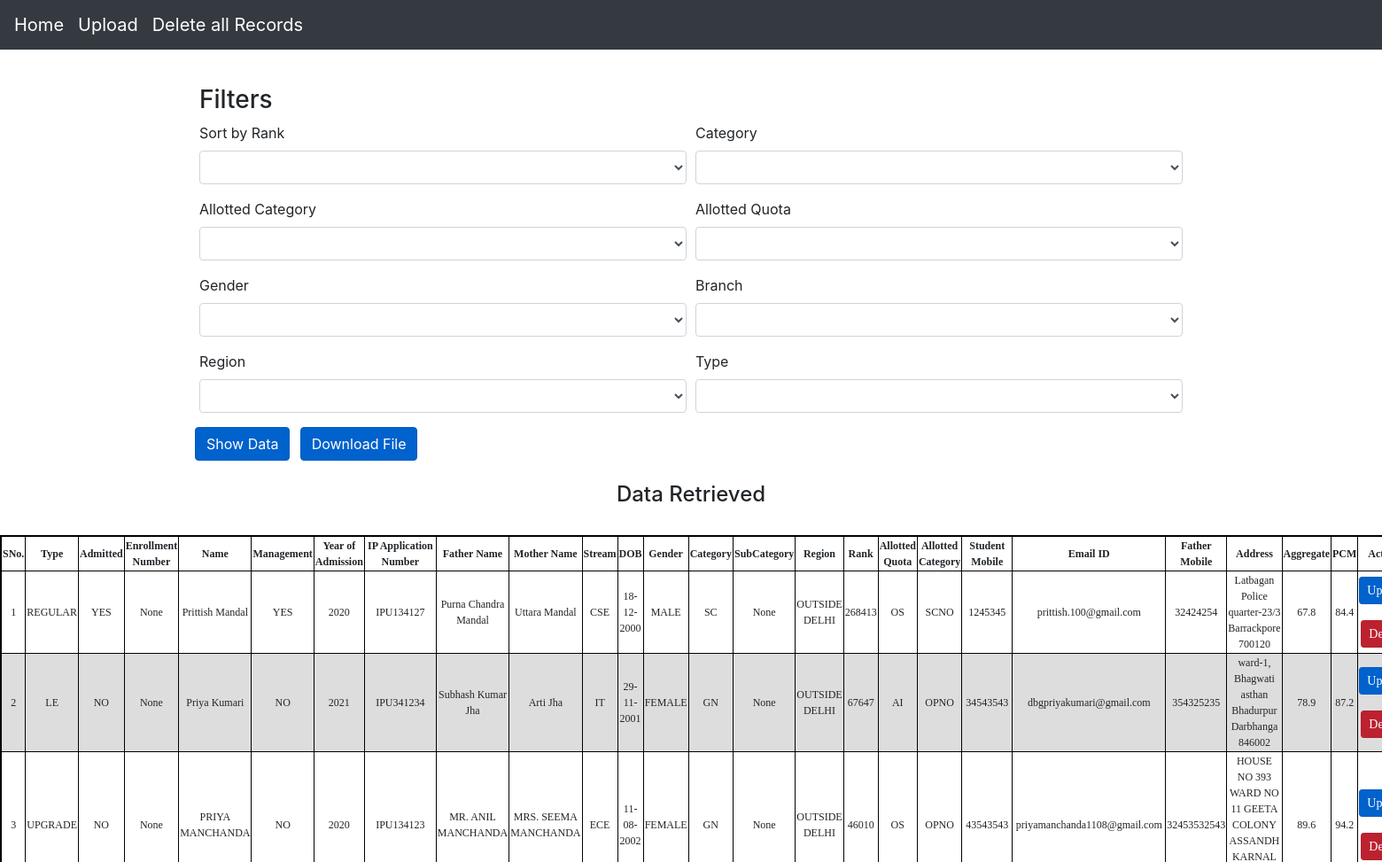
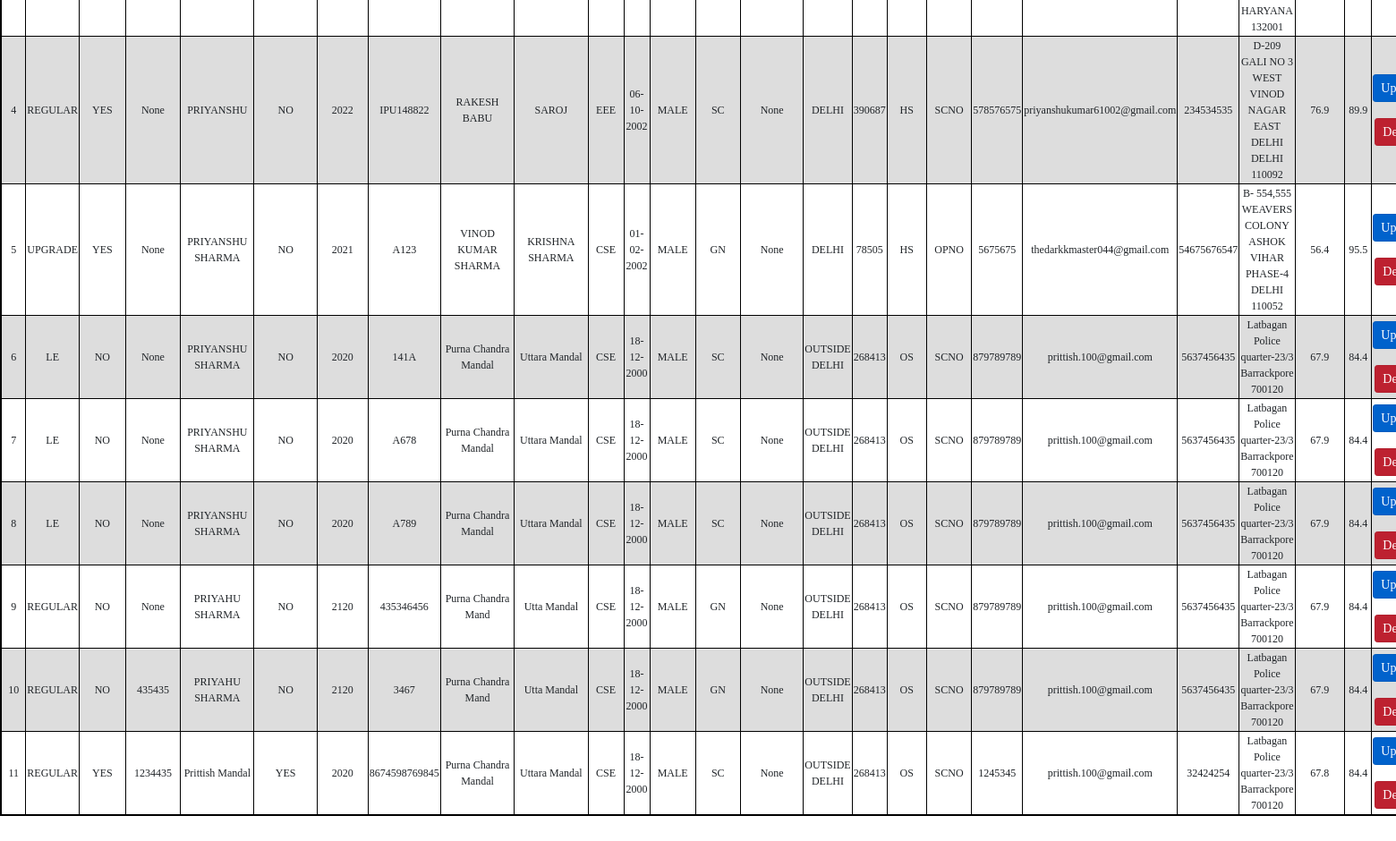
The page / on the database its author committed (2 pictures, top to bottom).
### app/models.py (models this page shows, shortened)
class sample(models.Model):
    type = models.CharField(max_length=10, choices= typechoices ,default='Regular')
    admitted = models.CharField(max_length=50, default= '',null= True)
    enrollmentno = models.IntegerField(null = True, default = None , blank=True, unique = True)
    name = models.CharField(max_length=100, default=False)
    management = models.CharField(max_length=50, default = '', null= True)
    yearofadmission = models.DateTimeField(default=False)
    appno = models.CharField(default= "", max_length=200, unique= True)
    Fname = models.CharField(max_length=200, default=False)
    Mname = models.CharField(max_length=200, default=False)
    stream = models.CharField(max_length=200, choices= streamchoices,default=False)
    DOB = models.DateField(default=False)
    gender = models.CharField(max_length=50,choices= genderchoices ,default=False)
    category = models.CharField(max_length=5,choices= categorychoices ,default=False)
    subcategory = models.CharField(max_length=10, choices= subcategorychoices ,default=False)
    region = models.CharField(max_length=50,choices= regionchoices ,default=False)
    rank = models.IntegerField(null = True, default=None , blank=True)
    allottedquota = models.CharField(max_length=10,choices= allotedquotachoices, default=False)
    allottedcategory = models.CharField(max_length=10,choices= allottedcategorychoices, default=False)
    studentmobile = models.IntegerField(null = True, default=None , blank=True)
    emailid = models.EmailField(max_length=200, default='')
    fathermobile = models.IntegerField(null = True, default=None , blank=True)
    address = models.CharField(max_length=200, default=False)
    aggregate = models.FloatField(null = True, default=None , blank=True)
    pcm = models.FloatField(null = True, default=None , blank=True)
    def yearpub(self):
        return self.yearofadmission.strftime('%Y')
    def dateofbirth(self):
        return self.DOB.strftime('%d-%m-%Y')
    def admitted_yn(self):
        if (self.admitted == "YES"):
            return "YES"
        else:
            return "NO"
    def management_yn(self):
        if (self.management == "YES"):
            return "YES"
        else:
            return "NO"

### app/views.py (the view)
# urls.py: path('', views.filter, name = "filter"),
def filter(request):
    smp = sample.objects.all()
    if (smp.count() < 0):
        return redirect('app:upload')
    else:
        if request.method == "POST":
            srt = request.POST.get('sort')
            cat = request.POST.get('category')
            gen = request.POST.get('gender')
            br = request.POST.get('branch')
            re = request.POST.get('region')
            ty = request.POST.get('type')
            alq = request.POST.get('aq')
            alc = request.POST.get('ac')
            if is_valid_query(srt):
                if (srt == 'Increasing Order'):
                    smp = smp.order_by('rank')
                elif (srt == 'Decreasing Order'):
                    smp = smp.order_by('-rank')
            if is_valid_query(cat):
                if (cat == 'General'):
                    smp = smp.filter(category = 'GN')
                elif (cat == 'OBC'):
                    smp = smp.filter(category = 'OBC')
                elif (cat == 'SC'):
                    smp = smp.filter(category = 'SC')
                elif (cat == 'ST'):
                    smp = smp.filter(category =  'ST')
                elif (cat == 'EWS'):
                    smp = smp.filter(category = 'EWS')
                elif (cat == 'AICTE'):
                    smp = smp.filter(category = 'AICTE')
            if is_valid_query(gen):
                if (gen == 'Male'):
                    smp = smp.filter(gender = 'MALE')
                elif (gen == 'Female'):
                    smp = smp.filter(gender = 'FEMALE')
                elif (gen == 'Other'):
                    smp = smp.filter(gender = 'OTHER')
            if is_valid_query(br):
                if (br == 'CSE'):
                    smp = smp.filter(stream = 'CSE')
                elif (br == 'IT'):
                    smp = smp.filter(stream = 'IT')
                elif (br == 'ECE'):
                    smp = smp.filter(stream = 'ECE')
                elif (br == 'EEE'):
                    smp = smp.filter(stream = 'EEE')
            if is_valid_query(re):
                if (re == 'Outside Delhi'):
                    smp = smp.filter(region = 'OUTSIDE DELHI')
                elif (re == 'Delhi'):
                    smp = smp.filter(region = 'DELHI')
            if is_valid_query(ty):
                if (ty == 'Regular'):
                    smp = smp.filter(type = 'REGULAR')
                elif (ty == 'Upgraded Student'):
                    smp = smp.filter(type = 'UPGRADE')
                elif (ty == 'Lateral Entry'):
                    smp = smp.filter(type = 'LE')
                elif (ty == 'Management Student'):
                    smp = smp.filter(management = 'YES')
                elif (ty == 'Non-Management Student'):
                    smp = smp.filter(management = 'NO')
            if is_valid_query(alq):
                if (alq == 'HS'):
                    smp = smp.filter(allottedquota = "HS")
                elif (alq == 'OS'):
                    smp = smp.filter(allottedquota = "OS")
                elif (alq == 'AI'):
                    smp = smp.filter(allottedquota = "AI")
            if is_valid_query(alc):
                if (alc == 'OPNO'):
                    smp = smp.filter(allottedcategory = "OPNO")
                elif (alc == 'SCNO'):
                    smp = smp.filter(allottedcategory = "SCNO")
                elif (alc == 'NODF'):
                    smp = smp.filter(allottedcategory = "NODF")
    context = {
        "smp" : smp
    }
    return render(request, "app/home.html", context)

### app/templates/app/home.html (shortened to what this page needs)
<!doctype html>
<html lang="en">
  <head>
    <link rel="stylesheet" href="https://cdn.jsdelivr.net/npm/bootstrap@4.3.1/dist/css/bootstrap.min.css">
  </head>
  <body>
    <nav class="navbar navbar-expand-md navbar-dark bg-dark fixed-top">
  <a class="navbar-brand" href="{% url 'app:filter' %}">Home</a>
  <a class="navbar-brand" href="{% url 'app:upload_new' %}">Upload</a>
  <a class="navbar-brand" href="{% url 'app:deleteall' %}">Delete all Records</a>
</nav>
    <br>
    </head>
    <body>
    <br>
<br><br>
<main role="main" class="container">
  <div>
        <h3>Filters</h3>
            <form onsubmit="saveformdata(event)" action="{% url 'app:filter' %}" method="post" id = "data">
                  <div class="form-row">
                    <div class="form-group col-md-6">
                      <label for="inputState">Sort by Rank</label>
                      <select id="order_f" class="form-control" name="sort" onchange="savedata(this)">
                      </select>
                    </div>
                      <div class="form-group col-md-6">
                        <label for="inputState">Category</label>
                        <select id = "cat_f" class="form-control" name="category" onchange="savedata(this)">
                        </select>
                      </div>
                      <div class="form-group col-md-6">
                        <label for="inputState">Allotted Category</label>
                        <select id="ac" class="form-control" name="ac" onchange="savedata(this)">
                        </select>
                      </div>
                      <div class="form-group col-md-6">
                        <label for="inputState">Allotted Quota</label>
                        <select id="aq" class="form-control" name="aq" onchange="savedata(this)">
                        </select>
                      </div>
                      <div class="form-group col-md-6">
                        <label for="inputState">Gender</label>
                        <select id="gender_f" class="form-control" name="gender" onchange="savedata(this)">
                        </select>
                      </div>
                      <div class="form-group col-md-6">
                        <label for="inputState">Branch</label>
                        <select id="branch_f" class="form-control" name="branch" onchange="savedata(this)">
                        </select>
                      </div>
                      <div class="form-group col-md-6">
                        <label for="inputState">Region</label>
                        <select id="region_f" class="form-control" name="region" onchange="savedata(this)">
                        </select>
                      </div>
                      <div class="form-group col-md-6">
                        <label for="inputState">Type</label>
                        <select id="type_f" class="form-control" name="type" onchange="savedata(this)">
                        </select>
                      </div>
                      <button type="submit" class="btn btn-primary btn-primary active" style="text-align: center;">Show Data</button>
                      <button onclick="download()" id="downbutton" class="btn btn-primary active" style="position:relative; left: 1%;">Download File</button>
                  <br>
            </form>
          </div>
</main>
      {% if smp %}
        <br>
        <h4 style="text-align: center; ">Data Retrieved</h4>
        <br>
        <table border="1" style="border:2px solid black;margin-left:auto;margin-right:auto;">
            <thead>
                <th>SNo.</th>
                <th>Type</th>
                <th>Admitted</th>
                <th>Enrollment Number</th>
                <th>Name</th>
                <th>Management</th>
                <th>Year of Admission</th>
                <th>IP Application Number</th>
                <th>Father Name</th>
                <th>Mother Name</th>
                <th>Stream</th>
                <th>DOB</th>
                <th>Gender</th>
                <th>Category</th>
                <th>SubCategory</th>
                <th>Region</th>
                <th>Rank</th>
                <th>Allotted Quota</th>
                <th>Allotted Category</th>
                <th>Student Mobile</th>
                <th>Email ID</th>
                <th>Father Mobile</th>
                <th>Address</th>
                <th>Aggregate</th>
                <th>PCM</th>
                <th>Actions</th>
            </thead>
            {% for k in smp  %}
            <tr>
                <td class="number">
                </td>
                <td>{{k.type}}</td>
                <td>{{k.admitted_yn}}</td>
                <td>{{k.enrollmentno}}</td>
                <td>{{k.name}}</td>
                <td>{{k.management_yn}}</td>
                <td>{{k.yearpub}}</td>
                <td>{{k.appno}}</td>
                <td>{{k.Fname}}</td>
                <td>{{k.Mname}}</td>
                <td>{{k.stream}}</td>
                <td>{{k.dateofbirth}}</td>
                <td>{{k.gender}}</td>
                <td>{{k.category}}</td>
                <td>{{k.subcategory}}</td>
                <td>{{k.region}}</td>
                <td>{{k.rank}}</td>
                <td>{{k.allottedquota}}</td>
                <td>{{k.allottedcategory}}</td>
                <td>{{k.studentmobile}}</td>
                <td>{{k.emailid}}</td>
                <td>{{k.fathermobile}}</td>
                <td>{{k.address}}</td>
                <td>{{k.aggregate}}</td>
                <td>{{k.pcm}}</td>
                <td> <div>
                  <a class="btn btn-primary btn-sm active" role="button" href="{% url 'app:update' k.id %}">Update</a>
                </div>
                <br>
                <div>
                  <a class="btn btn-sm btn-danger active" role="button" href="{% url 'app:delete' k.id %}">Delete</a>
                </div>
                </td>
            </tr>
            {% endfor %}
    </table>
    {% endif %}
    <br>
  </body>
<br><br>
</html>

### app/templates/app/home.html (style rules this page uses)
html,body { width:100%; }
table { font-family: Calibri; font-size:20px; border-collapse: collapse; padding: 13px; width: 36%; }
td, th { border: 0.1px solid black; text-align: Center; padding: -2px; font-size:12px; }
tr:nth-child(even) { background-color: #dddddd; }

### rows shown on the page
sample: type "REGULAR", admitted_yn "YES", enrollmentno "None", name "Prittish Mandal", management_yn "YES", yearpub "2020", appno "IPU134127", Fname "Purna Chandra Mandal", Mname "Uttara Mandal", stream "CSE", dateofbirth "18-12-2000", gender "MALE", category "SC", subcategory "None", region "OUTSIDE DELHI", rank "268413", allottedquota "OS", allottedcategory "SCNO", studentmobile "1245345", emailid "prittish.100@gmail.com", fathermobile "32424254", address "Latbagan Police quarter-23/3 Barrackpore 700120", aggregate "67.8", pcm "84.4"
sample: type "LE", admitted_yn "NO", enrollmentno "None", name "Priya Kumari", management_yn "NO", yearpub "2021", appno "IPU341234", Fname "Subhash Kumar Jha", Mname "Arti Jha", stream "IT", dateofbirth "29-11-2001", gender "FEMALE", category "GN", subcategory "None", region "OUTSIDE DELHI", rank "67647", allottedquota "AI", allottedcategory "OPNO", studentmobile "34543543", emailid "dbgpriyakumari@gmail.com", fathermobile "354325235", address "ward-1, Bhagwati asthan Bhadurpur Darbhanga 846002", aggregate "78.9", pcm "87.2"
sample: type "UPGRADE", admitted_yn "NO", enrollmentno "None", name "PRIYA MANCHANDA", management_yn "NO", yearpub "2020", appno "IPU134123", Fname "MR. ANIL MANCHANDA", Mname "MRS. SEEMA MANCHANDA", stream "ECE", dateofbirth "11-08-2002", gender "FEMALE", category "GN", subcategory "None", region "OUTSIDE DELHI", rank "46010", allottedquota "OS", allottedcategory "OPNO", studentmobile "43543543", emailid "priyamanchanda1108@gmail.com", fathermobile "32453532543", address "HOUSE NO 393 WARD NO 11 GEETA COLONY ASSANDH KARNAL HARYANA 132001", aggregate "89.6", pcm "94.2"
sample: type "REGULAR", admitted_yn "YES", enrollmentno "None", name "PRIYANSHU", management_yn "NO", yearpub "2022", appno "IPU148822", Fname "RAKESH BABU", Mname "SAROJ", stream "EEE", dateofbirth "06-10-2002", gender "MALE", category "SC", subcategory "None", region "DELHI", rank "390687", allottedquota "HS", allottedcategory "SCNO", studentmobile "578576575", emailid "priyanshukumar61002@gmail.com", fathermobile "234534535", address "D-209 GALI NO 3 WEST VINOD NAGAR EAST DELHI DELHI 110092", aggregate "76.9", pcm "89.9"
sample: type "UPGRADE", admitted_yn "YES", enrollmentno "None", name "PRIYANSHU SHARMA", management_yn "NO", yearpub "2021", appno "A123", Fname "VINOD KUMAR SHARMA", Mname "KRISHNA SHARMA", stream "CSE", dateofbirth "01-02-2002", gender "MALE", category "GN", subcategory "None", region "DELHI", rank "78505", allottedquota "HS", allottedcategory "OPNO", studentmobile "5675675", emailid "thedarkkmaster044@gmail.com", fathermobile "54675676547", address "B- 554,555 WEAVERS COLONY ASHOK VIHAR PHASE-4 DELHI 110052", aggregate "56.4", pcm "95.5"
sample: type "LE", admitted_yn "NO", enrollmentno "None", name "PRIYANSHU SHARMA", management_yn "NO", yearpub "2020", appno "141A", Fname "Purna Chandra Mandal", Mname "Uttara Mandal", stream "CSE", dateofbirth "18-12-2000", gender "MALE", category "SC", subcategory "None", region "OUTSIDE DELHI", rank "268413", allottedquota "OS", allottedcategory "SCNO", studentmobile "879789789", emailid "prittish.100@gmail.com", fathermobile "5637456435", address "Latbagan Police quarter-23/3 Barrackpore 700120", aggregate "67.9", pcm "84.4"
sample: type "LE", admitted_yn "NO", enrollmentno "None", name "PRIYANSHU SHARMA", management_yn "NO", yearpub "2020", appno "A678", Fname "Purna Chandra Mandal", Mname "Uttara Mandal", stream "CSE", dateofbirth "18-12-2000", gender "MALE", category "SC", subcategory "None", region "OUTSIDE DELHI", rank "268413", allottedquota "OS", allottedcategory "SCNO", studentmobile "879789789", emailid "prittish.100@gmail.com", fathermobile "5637456435", address "Latbagan Police quarter-23/3 Barrackpore 700120", aggregate "67.9", pcm "84.4"
sample: type "LE", admitted_yn "NO", enrollmentno "None", name "PRIYANSHU SHARMA", management_yn "NO", yearpub "2020", appno "A789", Fname "Purna Chandra Mandal", Mname "Uttara Mandal", stream "CSE", dateofbirth "18-12-2000", gender "MALE", category "SC", subcategory "None", region "OUTSIDE DELHI", rank "268413", allottedquota "OS", allottedcategory "SCNO", studentmobile "879789789", emailid "prittish.100@gmail.com", fathermobile "5637456435", address "Latbagan Police quarter-23/3 Barrackpore 700120", aggregate "67.9", pcm "84.4"
sample: type "REGULAR", admitted_yn "NO", enrollmentno "None", name "PRIYAHU SHARMA", management_yn "NO", yearpub "2120", appno "435346456", Fname "Purna Chandra Mand", Mname "Utta Mandal", stream "CSE", dateofbirth "18-12-2000", gender "MALE", category "GN", subcategory "None", region "OUTSIDE DELHI", rank "268413", allottedquota "OS", allottedcategory "SCNO", studentmobile "879789789", emailid "prittish.100@gmail.com", fathermobile "5637456435", address "Latbagan Police quarter-23/3 Barrackpore 700120", aggregate "67.9", pcm "84.4"
sample: type "REGULAR", admitted_yn "NO", enrollmentno "435435", name "PRIYAHU SHARMA", management_yn "NO", yearpub "2120", appno "3467", Fname "Purna Chandra Mand", Mname "Utta Mandal", stream "CSE", dateofbirth "18-12-2000", gender "MALE", category "GN", subcategory "None", region "OUTSIDE DELHI", rank "268413", allottedquota "OS", allottedcategory "SCNO", studentmobile "879789789", emailid "prittish.100@gmail.com", fathermobile "5637456435", address "Latbagan Police quarter-23/3 Barrackpore 700120", aggregate "67.9", pcm "84.4"
sample: type "REGULAR", admitted_yn "YES", enrollmentno "1234435", name "Prittish Mandal", management_yn "YES", yearpub "2020", appno "8674598769845", Fname "Purna Chandra Mandal", Mname "Uttara Mandal", stream "CSE", dateofbirth "18-12-2000", gender "MALE", category "SC", subcategory "None", region "OUTSIDE DELHI", rank "268413", allottedquota "OS", allottedcategory "SCNO", studentmobile "1245345", emailid "prittish.100@gmail.com", fathermobile "32424254", address "Latbagan Police quarter-23/3 Barrackpore 700120", aggregate "67.8", pcm "84.4"
